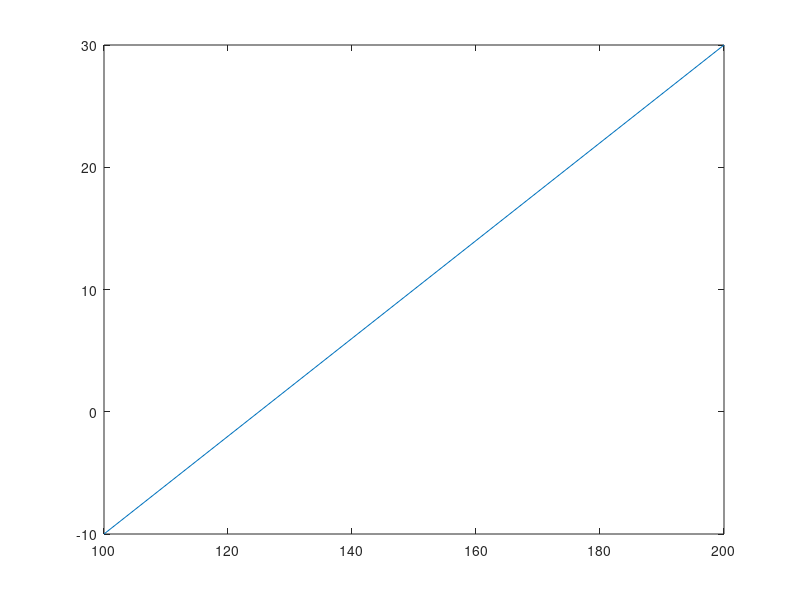

The MATLAB script that drew this image:
figure_handle = figure();
axes_handle = gca();
line_handle = plot(axes_handle, [0, 10], [2, 4]);
xlim(axes_handle, 'auto');
ylim(axes_handle, 'auto');

initial_limits = [xlim(axes_handle), ylim(axes_handle)];
initial_modes = {get(axes_handle, 'XLimMode'), get(axes_handle, 'YLimMode')};
set(line_handle, 'XData', [100, 200], 'YData', [-10, 30]);
changed_limits = [xlim(axes_handle), ylim(axes_handle)];
changed_modes = {get(axes_handle, 'XLimMode'), get(axes_handle, 'YLimMode')};

openmat_result = {initial_limits, initial_modes, changed_limits, changed_modes};
close(figure_handle);
